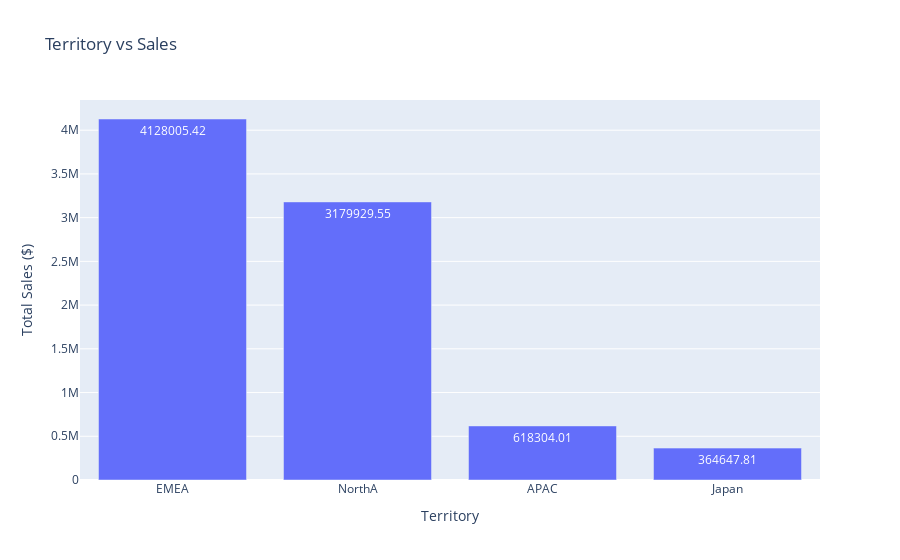

The notebook cell saved with this chart:
### Code cell
#sales by territory 
territory_sales = df.groupby('Territory')['Exact Sales'].sum().sort_values(ascending=False).round(2).reset_index() 
#plot the bar graph
fig = px.bar(territory_sales, x='Territory', y='Exact Sales', title='Territory vs Sales', text='Exact Sales', labels={'Territory':'Territory', 'Exact Sales':'Total Sales ($)'})
fig.show()

### Figure 1 — Plotly figure (JSON) as saved in the notebook; plotly's stock layout.template omitted (floating-point values rounded to 4 significant figures)
{"data": [{"alignmentgroup": "True", "hovertemplate": "Territory=%{x}<br>Total Sales ($)=%{text}<extra></extra>", "legendgroup": "", "marker": {"color": "#636efa", "pattern": {"shape": ""}}, "name": "", "offsetgroup": "", "orientation": "v", "showlegend": false, "text": [4128000.0, 3180000.0, 618300.0, 364600.0], "textposition": "auto", "type": "bar", "x": ["EMEA", "NorthA", "APAC", "Japan"], "xaxis": "x", "y": [4128000.0, 3180000.0, 618300.0, 364600.0], "yaxis": "y"}], "layout": {"barmode": "relative", "legend": {"tracegroupgap": 0}, "title": {"text": "Territory vs Sales"}, "xaxis": {"anchor": "y", "domain": [0, 1], "title": {"text": "Territory"}}, "yaxis": {"anchor": "x", "domain": [0, 1], "title": {"text": "Total Sales ($)"}}}}
